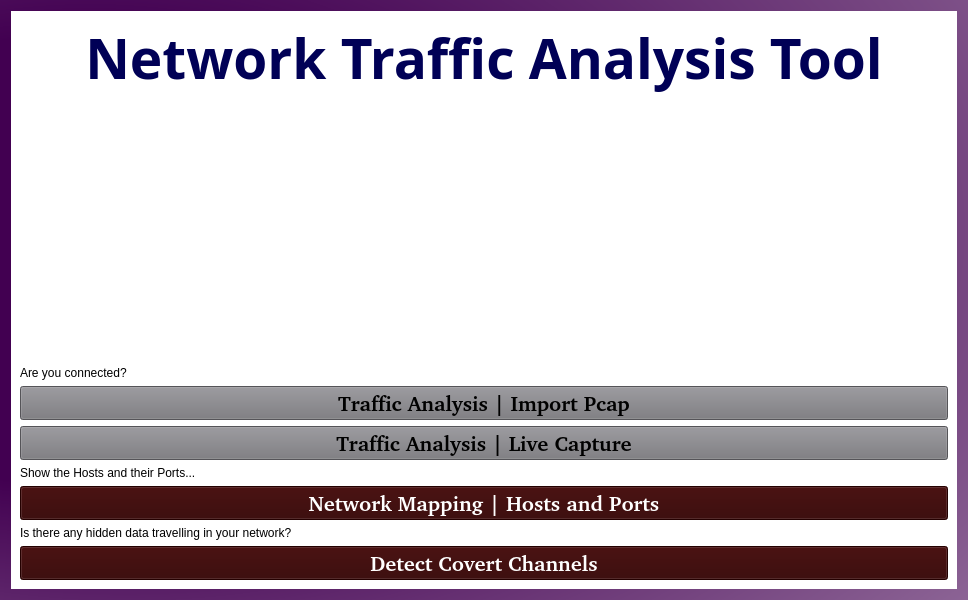
<?xml version="1.0" encoding="UTF-8"?>
<ui version="4.0">
 <class>Form</class>
 <widget class="QWidget" name="Form">
  <property name="windowModality">
   <enum>Qt::ApplicationModal</enum>
  </property>
  <property name="geometry">
   <rect>
    <x>0</x>
    <y>0</y>
    <width>968</width>
    <height>600</height>
   </rect>
  </property>
  <property name="windowTitle">
   <string>Network Traffic Analysis Tool (Pure Python)</string>
  </property>
  <property name="autoFillBackground">
   <bool>false</bool>
  </property>
  <property name="styleSheet">
   <string notr="true">
background-color: qradialgradient(spread:pad, cx:0.442584, cy:0.244318, radius:2, fx:0, fy:0.477, stop:0.186603 rgba(66, 0, 81, 255), stop:1 rgba(255, 255, 255, 255));</string>
  </property>
  <layout class="QVBoxLayout" name="verticalLayout_2">
   <item>
    <widget class="QFrame" name="Elements">
     <property name="styleSheet">
      <string notr="true">background-color: rgb(255, 255, 255);</string>
     </property>
     <layout class="QVBoxLayout" name="verticalLayout">
      <item>
       <widget class="QLabel" name="NTATLABEL">
        <property name="palette">
         <palette>
          <active>
           <colorrole role="WindowText">
            <brush brushstyle="SolidPattern">
             <color alpha="255">
              <red>0</red>
              <green>0</green>
              <blue>86</blue>
             </color>
            </brush>
           </colorrole>
           <colorrole role="Button">
            <brush brushstyle="SolidPattern">
             <color alpha="255">
              <red>255</red>
              <green>255</green>
              <blue>255</blue>
             </color>
            </brush>
           </colorrole>
           <colorrole role="Text">
            <brush brushstyle="SolidPattern">
             <color alpha="255">
              <red>0</red>
              <green>0</green>
              <blue>86</blue>
             </color>
            </brush>
           </colorrole>
           <colorrole role="ButtonText">
            <brush brushstyle="SolidPattern">
             <color alpha="255">
              <red>0</red>
              <green>0</green>
              <blue>86</blue>
             </color>
            </brush>
           </colorrole>
           <colorrole role="Base">
            <brush brushstyle="SolidPattern">
             <color alpha="255">
              <red>255</red>
              <green>255</green>
              <blue>255</blue>
             </color>
            </brush>
           </colorrole>
           <colorrole role="Window">
            <brush brushstyle="SolidPattern">
             <color alpha="255">
              <red>255</red>
              <green>255</green>
              <blue>255</blue>
             </color>
            </brush>
           </colorrole>
           <colorrole role="PlaceholderText">
            <brush brushstyle="SolidPattern">
             <color alpha="255">
              <red>0</red>
              <green>0</green>
              <blue>86</blue>
             </color>
            </brush>
           </colorrole>
          </active>
          <inactive>
           <colorrole role="WindowText">
            <brush brushstyle="SolidPattern">
             <color alpha="255">
              <red>0</red>
              <green>0</green>
              <blue>86</blue>
             </color>
            </brush>
           </colorrole>
           <colorrole role="Button">
            <brush brushstyle="SolidPattern">
             <color alpha="255">
              <red>255</red>
              <green>255</green>
              <blue>255</blue>
             </color>
            </brush>
           </colorrole>
           <colorrole role="Text">
            <brush brushstyle="SolidPattern">
             <color alpha="255">
              <red>0</red>
              <green>0</green>
              <blue>86</blue>
             </color>
            </brush>
           </colorrole>
           <colorrole role="ButtonText">
            <brush brushstyle="SolidPattern">
             <color alpha="255">
              <red>0</red>
              <green>0</green>
              <blue>86</blue>
             </color>
            </brush>
           </colorrole>
           <colorrole role="Base">
            <brush brushstyle="SolidPattern">
             <color alpha="255">
              <red>255</red>
              <green>255</green>
              <blue>255</blue>
             </color>
            </brush>
           </colorrole>
           <colorrole role="Window">
            <brush brushstyle="SolidPattern">
             <color alpha="255">
              <red>255</red>
              <green>255</green>
              <blue>255</blue>
             </color>
            </brush>
           </colorrole>
           <colorrole role="PlaceholderText">
            <brush brushstyle="SolidPattern">
             <color alpha="255">
              <red>0</red>
              <green>0</green>
              <blue>86</blue>
             </color>
            </brush>
           </colorrole>
          </inactive>
          <disabled>
           <colorrole role="WindowText">
            <brush brushstyle="SolidPattern">
             <color alpha="255">
              <red>0</red>
              <green>0</green>
              <blue>86</blue>
             </color>
            </brush>
           </colorrole>
           <colorrole role="Button">
            <brush brushstyle="SolidPattern">
             <color alpha="255">
              <red>255</red>
              <green>255</green>
              <blue>255</blue>
             </color>
            </brush>
           </colorrole>
           <colorrole role="Text">
            <brush brushstyle="SolidPattern">
             <color alpha="255">
              <red>0</red>
              <green>0</green>
              <blue>86</blue>
             </color>
            </brush>
           </colorrole>
           <colorrole role="ButtonText">
            <brush brushstyle="SolidPattern">
             <color alpha="255">
              <red>0</red>
              <green>0</green>
              <blue>86</blue>
             </color>
            </brush>
           </colorrole>
           <colorrole role="Base">
            <brush brushstyle="SolidPattern">
             <color alpha="255">
              <red>255</red>
              <green>255</green>
              <blue>255</blue>
             </color>
            </brush>
           </colorrole>
           <colorrole role="Window">
            <brush brushstyle="SolidPattern">
             <color alpha="255">
              <red>255</red>
              <green>255</green>
              <blue>255</blue>
             </color>
            </brush>
           </colorrole>
           <colorrole role="PlaceholderText">
            <brush brushstyle="SolidPattern">
             <color alpha="255">
              <red>0</red>
              <green>0</green>
              <blue>86</blue>
             </color>
            </brush>
           </colorrole>
          </disabled>
         </palette>
        </property>
        <property name="font">
         <font>
          <family>cmr10</family>
          <pointsize>41</pointsize>
          <weight>75</weight>
          <italic>false</italic>
          <bold>true</bold>
         </font>
        </property>
        <property name="contextMenuPolicy">
         <enum>Qt::PreventContextMenu</enum>
        </property>
        <property name="autoFillBackground">
         <bool>false</bool>
        </property>
        <property name="styleSheet">
         <string notr="true"/>
        </property>
        <property name="frameShape">
         <enum>QFrame::NoFrame</enum>
        </property>
        <property name="frameShadow">
         <enum>QFrame::Sunken</enum>
        </property>
        <property name="text">
         <string>Network Traffic Analysis Tool</string>
        </property>
        <property name="textFormat">
         <enum>Qt::AutoText</enum>
        </property>
        <property name="alignment">
         <set>Qt::AlignHCenter|Qt::AlignTop</set>
        </property>
        <property name="margin">
         <number>40</number>
        </property>
        <property name="indent">
         <number>0</number>
        </property>
        <property name="textInteractionFlags">
         <set>Qt::NoTextInteraction</set>
        </property>
       </widget>
      </item>
      <item>
       <spacer name="verticalSpacer">
        <property name="orientation">
         <enum>Qt::Vertical</enum>
        </property>
        <property name="sizeHint" stdset="0">
         <size>
          <width>20</width>
          <height>40</height>
         </size>
        </property>
       </spacer>
      </item>
      <item>
       <widget class="QLabel" name="label3">
        <property name="styleSheet">
         <string notr="true">font: 12pt &quot;Courier 10 Pitch&quot;; color: rgb(0, 0, 0);</string>
        </property>
        <property name="text">
         <string>Are you connected?</string>
        </property>
       </widget>
      </item>
      <item>
       <widget class="QPushButton" name="TrafficAnalysisButton1">
        <property name="font">
         <font>
          <family>C059 [urw]</family>
          <pointsize>16</pointsize>
          <weight>75</weight>
          <bold>true</bold>
         </font>
        </property>
        <property name="layoutDirection">
         <enum>Qt::LeftToRight</enum>
        </property>
        <property name="autoFillBackground">
         <bool>false</bool>
        </property>
        <property name="styleSheet">
         <string notr="true">background-color: rgb(119, 118, 123);</string>
        </property>
        <property name="text">
         <string>Traffic Analysis | Import Pcap</string>
        </property>
       </widget>
      </item>
      <item>
       <widget class="QPushButton" name="TrafficAnalysisButton2">
        <property name="font">
         <font>
          <family>C059 [urw]</family>
          <pointsize>16</pointsize>
          <weight>75</weight>
          <bold>true</bold>
         </font>
        </property>
        <property name="layoutDirection">
         <enum>Qt::LeftToRight</enum>
        </property>
        <property name="autoFillBackground">
         <bool>false</bool>
        </property>
        <property name="styleSheet">
         <string notr="true">background-color: rgb(119, 118, 123);</string>
        </property>
        <property name="text">
         <string>Traffic Analysis | Live Capture</string>
        </property>
       </widget>
      </item>
      <item>
       <widget class="QLabel" name="label2">
        <property name="styleSheet">
         <string notr="true">font: 12pt &quot;Courier 10 Pitch&quot;; color: rgb(0, 0, 0);                          </string>
        </property>
        <property name="text">
         <string>Show the Hosts and their Ports...</string>
        </property>
       </widget>
      </item>
      <item>
       <widget class="QPushButton" name="NMapButton">
        <property name="font">
         <font>
          <family>C059 [urw]</family>
          <pointsize>16</pointsize>
          <weight>75</weight>
          <bold>true</bold>
         </font>
        </property>
        <property name="layoutDirection">
         <enum>Qt::LeftToRight</enum>
        </property>
        <property name="autoFillBackground">
         <bool>false</bool>
        </property>
        <property name="styleSheet">
         <string notr="true">color: rgb(255, 255, 255);
                                background-color: rgb(50, 0, 0);
                            </string>
        </property>
        <property name="text">
         <string>Network Mapping | Hosts and Ports</string>
        </property>
       </widget>
      </item>
      <item>
       <widget class="QLabel" name="label1">
        <property name="styleSheet">
         <string notr="true">font: 12pt &quot;Courier 10 Pitch&quot;; color: rgb(0, 0, 0);                        </string>
        </property>
        <property name="text">
         <string>Is there any hidden data travelling in your network?</string>
        </property>
       </widget>
      </item>
      <item>
       <widget class="QPushButton" name="CovertChButton">
        <property name="font">
         <font>
          <family>C059 [urw]</family>
          <pointsize>16</pointsize>
          <weight>75</weight>
          <italic>false</italic>
          <bold>true</bold>
          <underline>false</underline>
         </font>
        </property>
        <property name="layoutDirection">
         <enum>Qt::LeftToRight</enum>
        </property>
        <property name="autoFillBackground">
         <bool>false</bool>
        </property>
        <property name="styleSheet">
         <string notr="true">color: rgb(255, 255, 255);
                                background-color: rgb(50, 0, 0);
                            </string>
        </property>
        <property name="text">
         <string>Detect Covert Channels</string>
        </property>
       </widget>
      </item>
     </layout>
    </widget>
   </item>
  </layout>
 </widget>
 <resources/>
 <connections/>
</ui>
